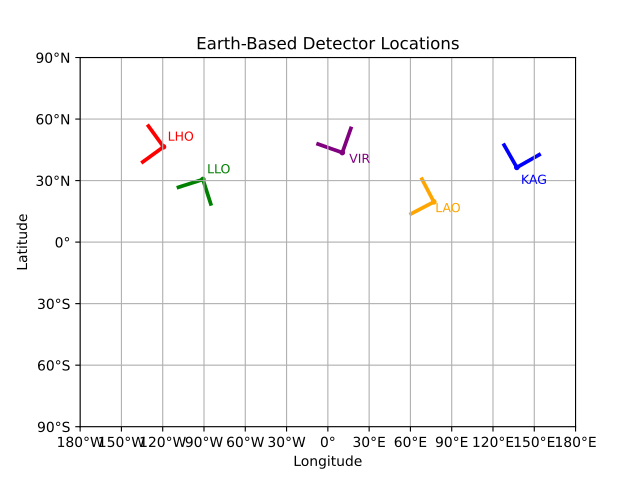

Source code (Python):
import numpy as np
import matplotlib.pyplot as plt

import pandas as pd

detectors = pd.read_csv (r'detectors_params.csv')
detectors = detectors[0:5]

names = pd.DataFrame(detectors, columns= ['name'])['name']
latitudes = pd.DataFrame(detectors, columns= ['North lat'])['North lat']
longitudes = pd.DataFrame(detectors, columns= ['East lon'])['East lon']
arms1 = pd.DataFrame(detectors, columns= ['arm1 azimuth'])['arm1 azimuth']
arms2 = pd.DataFrame(detectors, columns= ['arm2 azimuth'])['arm2 azimuth']

latitudes = latitudes*180/np.pi
for k in range(len(detectors)):
    if longitudes[k]>np.pi:
        longitudes[k]=longitudes[k]-2*np.pi
longitudes = longitudes*180/np.pi

fig = plt.figure()

plt.title('Earth-Based Detector Locations')

plt.xlabel('Longitude')
plt.xlim(-180,180)
xticks = [str(n)+'°W' for n in range(180,0,-30)]
xticks += ['0°']
xticks += [str(n)+'°E' for n in range(30,210,30)]
lon_axis = np.arange(-180,210,30)
plt.xticks(lon_axis,xticks)

plt.ylabel('Latitude')
plt.ylim(-90,90)
yticks = [str(n)+'°S' for n in range(90,0,-30)]
yticks += ['0°']
yticks += [str(n)+'°N' for n in range(30,120,30)]
lat_axis = np.arange(-90,120,30)
plt.yticks(lat_axis,yticks)

colors = ['red','green','purple','blue','orange','black']
loc_txt = [[3,3],[3,3],[5,-5],[3,-8],[1,-5],[10,10]]
for k in range(len(detectors)):
    plt.scatter(longitudes[k],latitudes[k],marker='.',color=colors[k])
    plt.text(longitudes[k]+loc_txt[k][0], latitudes[k]+loc_txt[k][1], names[k], fontsize=9,color=colors[k])
    direction1 = [np.sin(arms1[k]),np.cos(arms1[k])]
    plt.quiver(longitudes[k],latitudes[k],direction1[0],direction1[1],color=colors[k],headlength=0,headwidth=1)
    direction2 = [np.sin(arms2[k]),np.cos(arms2[k])]
    plt.quiver(longitudes[k],latitudes[k],direction2[0],direction2[1],color=colors[k],headlength=0,headwidth=1)
    
plt.grid(True)
plt.show()
